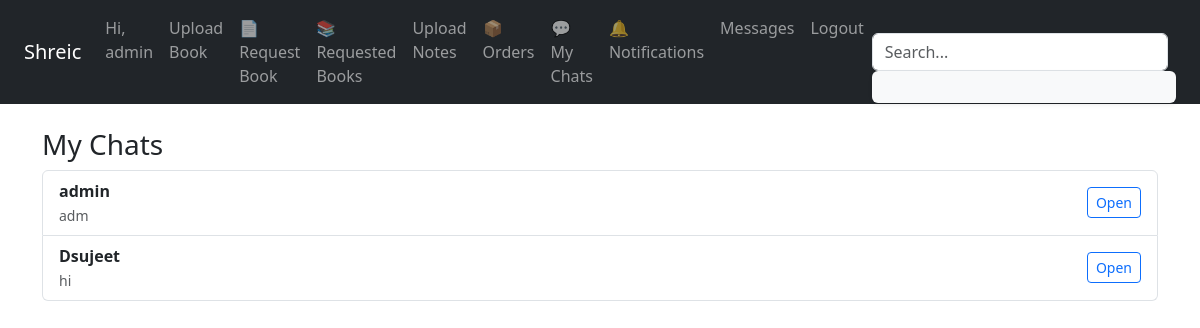
Page /inbox/ (signed in) on the committed database.
### core/models.py (models this page shows, shortened)
class MyUser(AbstractUser):
    full_name = models.CharField(max_length=200)
    gender = models.ForeignKey(Gender, on_delete=models.SET_NULL, null=True, blank=True)
    college = models.ForeignKey(College, on_delete=models.SET_NULL, null=True, blank=True)
    city = models.ForeignKey(City, on_delete=models.SET_NULL, null=True, blank=True)
    state = models.ForeignKey(State, on_delete=models.SET_NULL, null=True, blank=True)
    country = models.ForeignKey(Country, on_delete=models.SET_NULL, null=True, blank=True)

class ChatRoom(models.Model):
    user1 = models.ForeignKey(MyUser, related_name='chat_user1', on_delete=models.CASCADE)
    user2 = models.ForeignKey(MyUser, related_name='chat_user2', on_delete=models.CASCADE)

class ChatW(models.Model):
    room = models.ForeignKey(ChatRoom, on_delete=models.CASCADE)
    sender = models.ForeignKey(MyUser, on_delete=models.CASCADE)
    message = models.TextField()
    timestamp = models.DateTimeField(auto_now_add=True)
    is_read = models.BooleanField(default=False)  # 👈 NEW LINE

### core/views.py (the view)
# urls.py: path('inbox/', views.chat_inbox, name='chat_inbox'),
@login_required
def chat_inbox(request):
    rooms = ChatRoom.objects.filter(
        models.Q(user1=request.user) | models.Q(user2=request.user)
    )
    inbox = []
    for room in rooms:
        other_user = room.user2 if room.user1 == request.user else room.user1
        last_msg = ChatW.objects.filter(room=room).order_by('-timestamp').first()
        inbox.append({
            'room': room,
            'other_user': other_user,
            'last_msg': last_msg
        })
    return render(request, 'core/chat_inbox.html', {'inbox': inbox})

### core/views.py (called while the page is built)
def base_context(request):
    if request.user.is_authenticated:
        unread_count = ChatW.objects.filter(
            room__in=ChatRoom.objects.filter(
                models.Q(user1=request.user) | models.Q(user2=request.user)
            ),
            is_read=False
        ).exclude(sender=request.user).count()
        return {'unread_count': unread_count}
    return {}

### core/templates/core/chat_inbox.html
{% extends 'core/base.html' %}
{% block content %}
<h3>My Chats</h3>
{% if inbox %}
  <ul class="list-group">
    {% for entry in inbox %}
      <li class="list-group-item d-flex justify-content-between align-items-center">
        <div>
          <strong>{{ entry.other_user.username }}</strong><br>
          {% if entry.last_msg %}
            <small class="text-muted">{{ entry.last_msg.message|truncatechars:40 }}</small>
          {% else %}
            <small class="text-muted fst-italic">No messages yet</small>
          {% endif %}
        </div>
        <a class="btn btn-sm btn-outline-primary" href="{% url 'chat' entry.other_user.id %}">Open</a>
      </li>
    {% endfor %}
  </ul>
{% else %}
  <p>No chats yet.</p>
{% endif %}
{% endblock %}

### core/templates/core/base.html (shortened to what this page needs)
<!DOCTYPE html>
<html>
<head>
    <link rel="stylesheet" href="https://cdn.jsdelivr.net/npm/bootstrap@5.3.3/dist/css/bootstrap.min.css">
</head>
<body>
    <nav class="navbar navbar-expand-lg navbar-dark bg-dark px-4">
        <a class="navbar-brand" href="/">Shreic</a>
        <div class="collapse navbar-collapse">
            <ul class="navbar-nav ms-auto">
                {% if user.is_authenticated %}
                    <li class="nav-item"><a class="nav-link" href="#">Hi, {{ user.username }}</a></li>
                    <li class="nav-item"><a class="nav-link" href="{% url 'upload_book' %}">Upload Book</a></li>
                    <li class="nav-item"><a class="nav-link" href="{% url 'request_book' %}">📄 Request Book</a></li>
                    <li class="nav-item"><a class="nav-link" href="{% url 'list_book_requests' %}">📚 Requested Books</a></li>
                    <li class="nav-item"><a class="nav-link" href="{% url 'upload_notes' %}">Upload Notes</a></li>
                    <li class="nav-item">
                      <a class="nav-link" href="{% url 'order_history' %}">📦 Orders</a>
                    </li>
                    <li class="nav-item"><a class="nav-link" href="{% url 'chat_inbox' %}">💬 My Chats</a></li>
                    <li class="nav-item">
                      <a class="nav-link" href="#">
                        🔔 Notifications
                      </a>
                    </li>
                    <li class="nav-item"><a class="nav-link" href="{% url 'user_list' %}">Messages</a></li>
                    <li class="nav-item"><a class="nav-link" href="{% url 'logout' %}">Logout</a></li>
                {% else %}
                    <li class="nav-item"><a class="nav-link" href="{% url 'signup' %}">Sign Up</a></li>
                    <li class="nav-item"><a class="nav-link" href="{% url 'login' %}">Login</a></li>
                {% endif %}
            </ul>
            <form class="d-flex position-relative w-100" role="search" onsubmit="return false;">
              <input class="form-control me-2" type="search" id="searchInput" placeholder="Search..." aria-label="Search">
              <div id="searchResults" class="bg-light p-3 rounded shadow-sm w-100"
                style="position: absolute; top: 100%; left: 0; z-index: 1000;"></div>
            </form>
        </div>
    </nav>
    <div class="container mt-4">
        {% block content %}
        {% endblock %}
    </div>
</body>
</html>

### rows in the picture
MyUser: username "admin"
ChatRoom: other_user.username "admin", last_msg.message "adm"
ChatRoom: other_user.username "Dsujeet", last_msg.message "hi"
